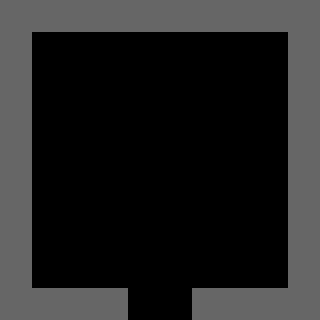

Below is a game level as drawn by its tile map, then a one-line description and the .tmx file that defines it, in full:
An orthogonal 10x10 tile map with 32x32 px tiles, 2 tile layers (Background, Walls) and 8 objects (Will Byers, Cabin Inside).

<map version="1.0" orientation="orthogonal" renderorder="right-down" width="10" height="10" tilewidth="32" tileheight="32" nextobjectid="12">
 <properties>
  <property name="Name" value="Cabin Inside" />
 </properties>
 <tileset firstgid="1" name="Tiles" tilewidth="32" tileheight="32" tilecount="16" columns="4">
  <image source="Tiles/Tiles.png" trans="ff00ff" width="128" height="128" />
 </tileset>
 <layer name="Background" width="10" height="10">
  <data encoding="csv">
1,1,1,1,1,1,1,1,1,1,
1,1,1,1,1,1,1,1,1,1,
1,1,1,1,1,1,1,1,1,1,
1,1,1,1,1,1,1,1,1,1,
1,1,1,1,1,1,1,1,1,1,
1,1,1,1,1,1,1,1,1,1,
1,1,1,1,1,1,1,1,1,1,
1,1,1,1,1,1,1,1,1,1,
1,1,1,1,1,1,1,1,1,1,
1,1,1,1,1,1,1,1,1,1
</data>
 </layer>
 <layer name="Walls" width="10" height="10">
  <properties>
   <property name="Layer" type="int" value="1" />
  </properties>
  <data encoding="csv">
2,2,2,2,2,2,2,2,2,2,
2,0,0,0,0,0,0,0,0,2,
2,0,0,0,0,0,0,0,0,2,
2,0,0,0,0,0,0,0,0,2,
2,0,0,0,0,0,0,0,0,2,
2,0,0,0,0,0,0,0,0,2,
2,0,0,0,0,0,0,0,0,2,
2,0,0,0,0,0,0,0,0,2,
2,0,0,0,0,0,0,0,0,2,
2,2,2,2,0,0,2,2,2,2
</data>
 </layer>
 <objectgroup name="Chests">
  <object id="11" gid="14" x="254" y="285.333" width="32" height="32" />
 </objectgroup>
 <objectgroup name="Collisions">
  <object id="1" x="0" y="0" width="32" height="320" />
  <object id="2" x="288" y="0" width="32" height="320" />
  <object id="3" x="32" y="0" width="256" height="32" />
  <object id="5" x="32" y="288" width="96" height="32" />
  <object id="6" x="192" y="288" width="96" height="32" />
 </objectgroup>
 <objectgroup name="NPCs">
  <object id="10" name="Will Byers" gid="13" x="235.333" y="80.6667" width="32" height="32">
   <properties>
    <property name="Dialogue" value="Hello adventurer.\eWelcome to castle byers." />
   </properties>
  </object>
 </objectgroup>
 <objectgroup name="Passages">
  <object id="7" name="Cabin Inside" x="128" y="304" width="64" height="16">
   <properties>
    <property name="Exit Direction" value="Up" />
    <property name="Passage To" value="Cabin Entrance" />
   </properties>
  </object>
 </objectgroup>
</map>
